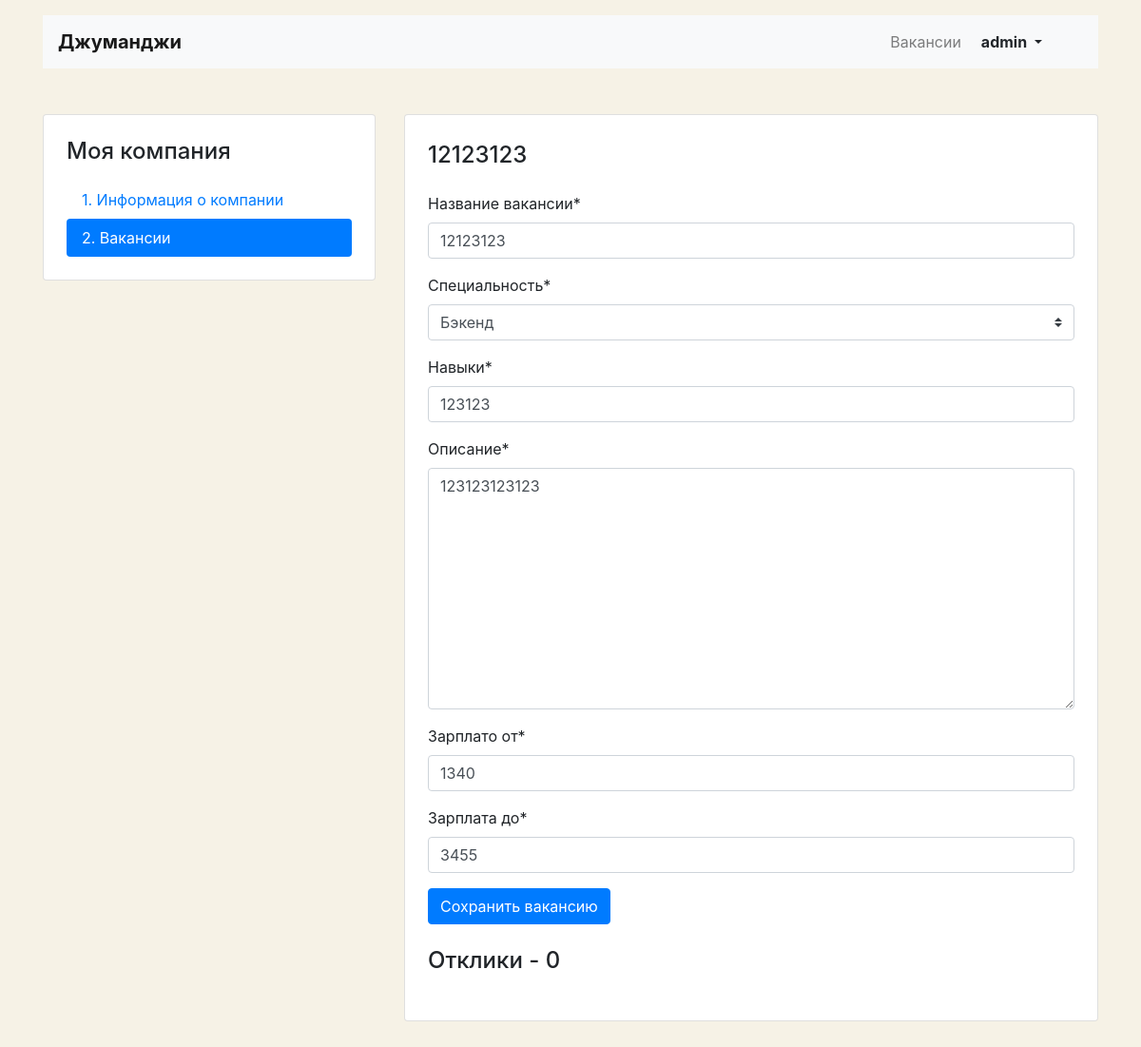
Screenshot of /mycompany/vacancies/15/ (signed in) with the database file from the repository.
### step_job/models.py (models this page shows, shortened)
class Vacancy(models.Model):
    title = models.CharField(_("Название вакансии"), max_length=64)
    specialty = models.ForeignKey(Specialty, on_delete=models.CASCADE,
                                  related_name="vacancies", verbose_name=_("Специальность"))
    company = models.ForeignKey(Company, on_delete=models.CASCADE,
                                related_name="vacancies", verbose_name=_("Компания"))
    skills = models.CharField(_("Навыки"), max_length=512)
    description = models.TextField(_("Описание"), max_length=2056)
    salary_min = models.PositiveIntegerField(_("Зарплато от"))
    salary_max = models.PositiveIntegerField(_("Зарплата до"))
    published_at = models.DateTimeField(_("Дата публикации"), auto_now_add=True, blank=True)
    class Meta:
        verbose_name = _("Вакансия")
        verbose_name_plural = _("Вакансии")

class Specialty(models.Model):
    code = models.CharField(_("Код"), max_length=64, unique=True)
    title = models.CharField(_("Описание"), max_length=64)
    picture = models.ImageField(_("Картинка"), default='https://place-hold.it/100x60',
                                upload_to=MEDIA_SPECIALITY_IMAGE_DIR)
    class Meta:
        verbose_name = _("Специализация")
        verbose_name_plural = _("Специализации")
    def __str__(self):
        return self.title.title()

### step_job/views/views.py (the view, shortened to what this page needs)
# urls.py: path('mycompany/vacancies/<int:pk>/', UpdateVacancyView.as_view(), name='my_vacancy_edit'),
class UpdateVacancyView(LoginRequiredMixin, SuccessMessageMixin, UpdateView):
    model = Vacancy
    context_object_name = "vacancy"
    template_name = "vacancy/vacancy-edit.html"
    form_class = VacancyForm
    success_message = "Данные вакансии обновлены"
    def get_context_data(self, **kwargs):
        context = super().get_context_data(**kwargs)
        context["applications"] = Application.objects.filter(
            vacancy=self.kwargs['pk'])
        return context

### step_job/forms.py
class VacancyForm(forms.ModelForm):
    def __init__(self, *args, **kwargs):
        super().__init__(*args, **kwargs)
        self.helper = FormHelper()
        self.helper.form_method = 'post'
        self.helper.add_input(Submit('submit', 'Сохранить вакансию'))
    class Meta:
        model = Vacancy
        fields = [
            "title",
            "specialty",
            "skills",
            "description",
            "salary_min",
            "salary_max",
        ]
        exclude = [
            "company",
            "published_at",
        ]

### templates/vacancy/vacancy-edit.html (shortened to what this page needs)
{% extends "company/company_base.html" %}
{% load crispy_forms_filters %}
{% block container %}
  <main class="container mt-3 pb-5">
    <div class="row mt-5">
      <div class="col-12 col-lg-4">
        <aside class="pt-3 pb-4 px-4 mb-5 card">
          <h1 class="h4 pt-2 pb-2">Моя компания</h1>
          <div class="nav flex-column nav-pills" id="v-pills-tab" role="tablist" aria-orientation="vertical">
            <a class="nav-link {% if 'vacancies' not in request.path  %}active{% endif %}"
               href="{% url 'my_company' %}">1. Информация о компании </a>
              <a class="nav-link {% if 'vacancies' in request.path %}active{% endif %}"
              href="{% url 'list_my_vacancies' %}">2. Вакансии</a>
          </div>
        </aside>
      </div>
      <div class="col-12 col-lg-8">
        <div class="card">
          <div class="card-body px-4 pb-4 tab-content">
            <section>
              <h2 class="h4 pt-2 pb-3">{{ vacancy.title }}</h2>
                <form method="post">
                    {% crispy form %}
                </form>
              <h2 class="h4 pt-2 pb-3">Отклики - {{ vacancy.applications.count }}</h2>
            </section>
          </div>
        </div>
      </div>
    </div>
  </main>
{% endblock container %}

### templates/company/company_base.html (shortened to what this page needs)
<!DOCTYPE html>
<html lang="ru">
<head>
  <link rel="stylesheet" href="https://stackpath.bootstrapcdn.com/bootstrap/4.3.1/css/bootstrap.min.css">
</head>
<body>
  <header class="container mt-3">
    <nav class="navbar navbar-expand-lg navbar-light bg-light">
      <a class="navbar-brand mr-4 font-weight-bold" href="{% url 'index' %}">Джуманджи</a>
      <div class="collapse navbar-collapse justify-content-between" id="navbarNav">
          <ul class="navbar-nav col-2 justify-content-end">
              <div class="collapse navbar-collapse justify-content-between" id="navbarNav">
                      <li class="nav-item">
                          <a class="nav-link" href="{% url 'vacancies' %}">Вакансии</a>
                      </li>
                  <ul class="navbar-nav col-2 justify-content-end">
                      <li class="nav-item active">
                          <div class="btn-group">
                              <button type="button" class="btn dropdown-toggle font-weight-bold" data-toggle="dropdown" aria-haspopup="true" aria-expanded="false">
                                  {{ request.user }}
                              </button>
                          </div>
                      </li>
                  </ul>
              </div>
          </ul>
      </div>
    </nav>
  </header>
  {% block container %}
  {% endblock container %}
</body>
</html>

### templates/company/company_base.html (style rules this page uses)
body { background-color: #F6F2E6; }

### rows the page displays
Vacancy: title "12123123", specialty "Бэкенд", skills "123123", description "123123123123", salary_min "1340", salary_max "3455", applications.count "0"

### other values shown
{{ request.user }} "admin"
